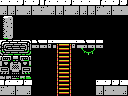

A 2D game scene composited from a Tiled map and its tileset images. What follows is a short description and the map's XML, with every tile layer's data as written:
An orthogonal 16x12 tile map with 8x8 px tiles, 1 tile layer (Tile Layer 1) and 8 objects (2x big-item, pushable-block, breakable-left, breakable-up, door-up, ...).

<map version="1.0" orientation="orthogonal" renderorder="right-down" width="16" height="12" tilewidth="8" tileheight="8" nextobjectid="10">
 <properties>
  <property name="down" value="stairs" />
 </properties>
 <tileset firstgid="1" name="tiles" tilewidth="8" tileheight="8" tilecount="256" columns="16">
  <image source="tiles.png" width="128" height="128" />
 </tileset>
 <layer name="Tile Layer 1" width="16" height="12">
  <data encoding="csv">
156,156,247,156,247,151,156,156,247,156,156,156,151,156,247,247,
152,152,153,152,153,153,152,152,153,152,152,152,153,152,153,153,
196,197,1,1,1,1,1,1,1,1,1,1,1,1,1,1,
212,213,1,1,1,1,1,1,1,1,1,1,1,1,1,1,
228,229,1,1,1,1,1,1,1,1,1,1,1,1,1,1,
186,187,187,188,126,127,125,105,106,125,126,127,127,1,1,1,
183,184,184,185,1,1,1,249,168,1,97,98,1,1,1,1,
251,202,203,204,1,1,1,249,168,1,1,1,1,1,1,1,
217,218,219,220,1,1,1,249,168,1,1,1,1,1,1,1,
233,234,235,236,1,1,1,249,168,1,1,1,1,1,1,1,
151,156,247,156,1,1,1,249,168,1,1,1,156,247,247,156,
153,152,153,152,1,1,1,249,168,1,1,1,152,153,153,152
</data>
 </layer>
 <objectgroup name="objects">
  <object id="1" type="pushable-block" x="80" y="24" width="16" height="16" />
  <object id="2" type="big-item" x="96" y="56" width="32" height="24" />
  <object id="3" type="big-item" x="48" y="16" width="32" height="24" />
  <object id="4" type="breakable-left" x="0" y="16" width="16" height="24" />
  <object id="5" type="breakable-up" x="48" y="0" width="32" height="16" />
  <object id="6" type="door-up" x="48" y="0" width="32" height="16" />
  <object id="7" type="4x4-item" x="96" y="48" width="32" height="32" />
  <object id="8" type="door-left" x="0" y="16" width="16" height="24" />
 </objectgroup>
</map>
